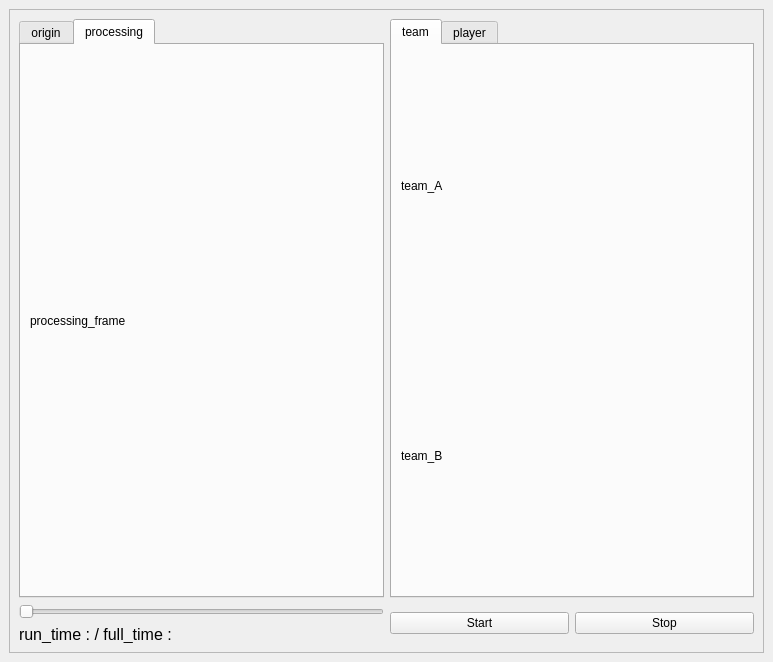
<?xml version="1.0" encoding="UTF-8"?>
<ui version="4.0">
 <class>MainWindow</class>
 <widget class="QMainWindow" name="MainWindow">
  <property name="geometry">
   <rect>
    <x>0</x>
    <y>0</y>
    <width>773</width>
    <height>662</height>
   </rect>
  </property>
  <property name="windowTitle">
   <string>MainWindow</string>
  </property>
  <widget class="QWidget" name="centralwidget">
   <layout class="QGridLayout" name="gridLayout_2">
    <item row="0" column="0">
     <widget class="QFrame" name="frame">
      <property name="frameShape">
       <enum>QFrame::StyledPanel</enum>
      </property>
      <property name="frameShadow">
       <enum>QFrame::Raised</enum>
      </property>
      <layout class="QGridLayout" name="gridLayout">
       <item row="0" column="0">
        <widget class="QTabWidget" name="tabWidget">
         <property name="currentIndex">
          <number>1</number>
         </property>
         <widget class="QWidget" name="origin_view">
          <attribute name="title">
           <string>origin</string>
          </attribute>
          <layout class="QVBoxLayout" name="verticalLayout_2">
           <item>
            <widget class="QLabel" name="video_frame1">
             <property name="text">
              <string>origin_frame</string>
             </property>
            </widget>
           </item>
          </layout>
         </widget>
         <widget class="QWidget" name="processing_view">
          <attribute name="title">
           <string>processing</string>
          </attribute>
          <layout class="QVBoxLayout" name="verticalLayout_3">
           <item>
            <widget class="QLabel" name="video_frame2">
             <property name="text">
              <string>processing_frame</string>
             </property>
            </widget>
           </item>
          </layout>
         </widget>
        </widget>
       </item>
       <item row="1" column="0">
        <layout class="QVBoxLayout" name="verticalLayout">
         <item>
          <widget class="QSlider" name="horizontalSlider">
           <property name="orientation">
            <enum>Qt::Horizontal</enum>
           </property>
          </widget>
         </item>
         <item>
          <widget class="QLabel" name="timeLabel">
           <property name="enabled">
            <bool>true</bool>
           </property>
           <property name="minimumSize">
            <size>
             <width>100</width>
             <height>18</height>
            </size>
           </property>
           <property name="maximumSize">
            <size>
             <width>300</width>
             <height>18</height>
            </size>
           </property>
           <property name="font">
            <font>
             <pointsize>12</pointsize>
            </font>
           </property>
           <property name="layoutDirection">
            <enum>Qt::LeftToRight</enum>
           </property>
           <property name="inputMethodHints">
            <set>Qt::ImhTime</set>
           </property>
           <property name="frameShape">
            <enum>QFrame::NoFrame</enum>
           </property>
           <property name="text">
            <string>run_time : / full_time :</string>
           </property>
          </widget>
         </item>
        </layout>
       </item>
       <item row="1" column="1">
        <layout class="QHBoxLayout" name="horizontalLayout">
         <item>
          <widget class="QPushButton" name="startButton">
           <property name="text">
            <string>Start</string>
           </property>
          </widget>
         </item>
         <item>
          <widget class="QPushButton" name="stopButton">
           <property name="text">
            <string>Stop</string>
           </property>
          </widget>
         </item>
        </layout>
       </item>
       <item row="0" column="1">
        <widget class="QTabWidget" name="tabWidget_2">
         <property name="currentIndex">
          <number>0</number>
         </property>
         <widget class="QWidget" name="bar_graph">
          <attribute name="title">
           <string>team</string>
          </attribute>
          <layout class="QVBoxLayout" name="verticalLayout_4">
           <item>
            <widget class="QLabel" name="label_2">
             <property name="text">
              <string>team_A</string>
             </property>
            </widget>
           </item>
           <item>
            <widget class="QLabel" name="label_3">
             <property name="text">
              <string>team_B</string>
             </property>
            </widget>
           </item>
          </layout>
         </widget>
         <widget class="QWidget" name="line_graph">
          <attribute name="title">
           <string>player</string>
          </attribute>
          <layout class="QVBoxLayout" name="verticalLayout_5">
           <item>
            <widget class="QLabel" name="label_4">
             <property name="text">
              <string>TextLabel</string>
             </property>
            </widget>
           </item>
          </layout>
         </widget>
        </widget>
       </item>
      </layout>
     </widget>
    </item>
   </layout>
  </widget>
 </widget>
 <resources/>
 <connections>
  <connection>
   <sender>startButton</sender>
   <signal>clicked()</signal>
   <receiver>MainWindow</receiver>
   <slot>start_btn_clicked()</slot>
   <hints>
    <hint type="sourcelabel">
     <x>199</x>
     <y>638</y>
    </hint>
    <hint type="destinationlabel">
     <x>184</x>
     <y>308</y>
    </hint>
   </hints>
  </connection>
  <connection>
   <sender>stopButton</sender>
   <signal>clicked()</signal>
   <receiver>MainWindow</receiver>
   <slot>stop_btn_clicked()</slot>
   <hints>
    <hint type="sourcelabel">
     <x>984</x>
     <y>638</y>
    </hint>
    <hint type="destinationlabel">
     <x>616</x>
     <y>331</y>
    </hint>
   </hints>
  </connection>
 </connections>
 <slots>
  <slot>start_btn_clicked()</slot>
  <slot>pause_btn_clicked()</slot>
  <slot>stop_btn_clicked()</slot>
 </slots>
</ui>
